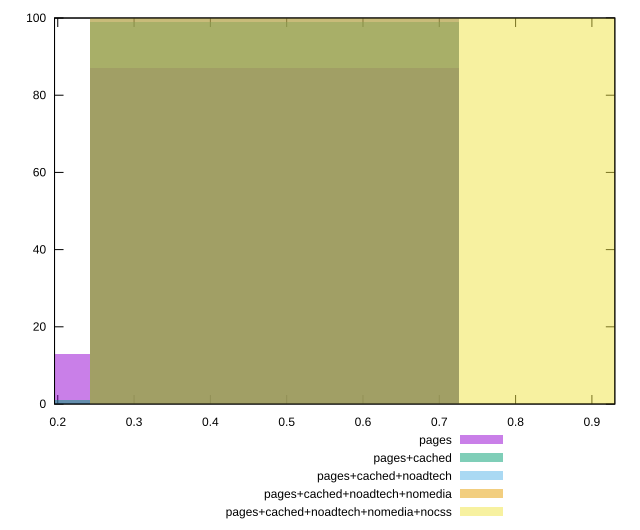

Write gnuplot code to recreate this figure.
reset

$pages <<EOF
0.4838986248506281 87
0 13
EOF

$pagesCached <<EOF
0 1
0.4838986248506281 99
EOF

$pagesCachedNoadtech <<EOF
0.4838986248506281 100
EOF

$pagesCachedNoadtechNomedia <<EOF
0.4838986248506281 100
EOF

$pagesCachedNoadtechNomediaNocss <<EOF
0.9677972497012562 100
EOF

set key outside below
set boxwidth 0.4838986248506281
set xrange [0.1957827127216305:0.9300339275443932]
set yrange [0:100]
set trange [0:100]
set style fill transparent solid 0.5 noborder
set terminal svg size 640, 530 enhanced background rgb 'white'
set output "report_00012_2021-02-09T11:01:39.952Z/meta/pScore/comparison/histogram/all_raw.svg"

plot $pages title "pages" with boxes, \
     $pagesCached title "pages+cached" with boxes, \
     $pagesCachedNoadtech title "pages+cached+noadtech" with boxes, \
     $pagesCachedNoadtechNomedia title "pages+cached+noadtech+nomedia" with boxes, \
     $pagesCachedNoadtechNomediaNocss title "pages+cached+noadtech+nomedia+nocss" with boxes

reset
